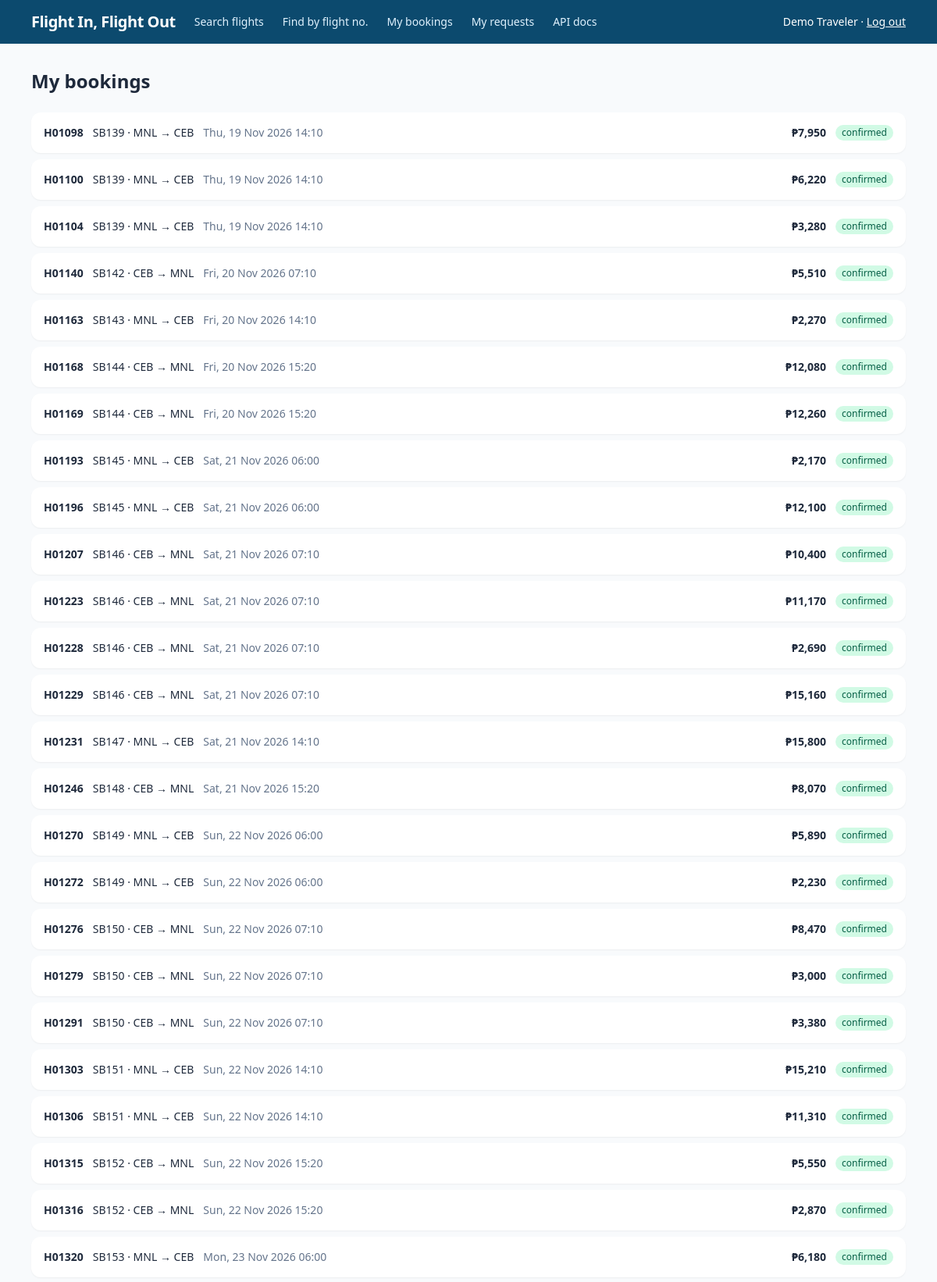
The app's page /bookings (signed in, upper part) with its own data.
### app/models.py (models this page shows, shortened)
class User(Base):
    __tablename__ = "users"
    id: Mapped[int] = mapped_column(primary_key=True)
    email: Mapped[str] = mapped_column(String(160), unique=True, index=True)
    name: Mapped[str] = mapped_column(String(120))
    pw_hash: Mapped[str] = mapped_column(String(200))
    is_admin: Mapped[bool] = mapped_column(Boolean, default=False)

class Booking(Base):
    __tablename__ = "bookings"
    id: Mapped[int] = mapped_column(primary_key=True)
    ref: Mapped[str] = mapped_column(String(8), unique=True, index=True)
    user_id: Mapped[int] = mapped_column(ForeignKey("users.id"), index=True)
    flight_id: Mapped[int] = mapped_column(ForeignKey("flights.id"), index=True)
    status: Mapped[str] = mapped_column(String(12), default="pending")  # pending|confirmed|expired
    total_amount: Mapped[int] = mapped_column(Integer, default=0)
    created_at: Mapped[datetime] = mapped_column(DateTime, default=utcnow)
    flight: Mapped[Flight] = relationship(lazy="joined")
    user: Mapped[User] = relationship()
    passengers: Mapped[list["Passenger"]] = relationship(back_populates="booking", order_by="Passenger.seat_no")
    payments: Mapped[list["Payment"]] = relationship(back_populates="booking", order_by="Payment.id")

class Flight(Base):
    __tablename__ = "flights"
    id: Mapped[int] = mapped_column(primary_key=True)
    number: Mapped[str] = mapped_column(String(8), index=True)
    origin: Mapped[str] = mapped_column(ForeignKey("airports.code"))
    dest: Mapped[str] = mapped_column(ForeignKey("airports.code"))
    depart: Mapped[datetime] = mapped_column(DateTime, index=True)
    arrive: Mapped[datetime] = mapped_column(DateTime)
    base_price: Mapped[int] = mapped_column(Integer)  # economy base fare, PHP
    aircraft_id: Mapped[int] = mapped_column(ForeignKey("aircraft.id"))
    aircraft: Mapped[Aircraft] = relationship(lazy="joined")
    origin_airport: Mapped[Airport] = relationship(foreign_keys=[origin], lazy="joined")
    dest_airport: Mapped[Airport] = relationship(foreign_keys=[dest], lazy="joined")
    __table_args__ = (Index("ix_flight_route", "origin", "dest", "depart"),)

### app/main.py (the view)
@app.get("/bookings", response_class=HTMLResponse)
def my_bookings(request: Request, db=Depends(get_db), user=Depends(require_user)):
    rows = db.scalars(select(Booking).where(Booking.user_id == user.id, Booking.status != "pending")
                      .order_by(Booking.created_at.desc()).limit(50)).unique().all()
    pending = db.scalars(select(Booking).where(Booking.user_id == user.id, Booking.status == "pending")).unique().all()
    return page(request, "bookings.html", user, rows=rows, pending=[b for b in pending if services.active_locks(db, b)])

### app/db.py (called while the page is built)
def utcnow() -> datetime:
    return datetime.now(timezone.utc).replace(tzinfo=None)

def get_db():
    db = SessionLocal()
    try:
        yield db
    finally:
        db.close()

### app/main.py (called while the page is built)
def current_user(request: Request, db=Depends(get_db)) -> User | None:
    uid = request.session.get("uid")
    return db.get(User, uid) if uid else None

def require_user(request: Request, user=Depends(current_user)) -> User:
    if not user:
        raise NeedLogin(request.url.path)
    return user

def page(request: Request, name: str, user, status_code=200, **ctx):
    note = None if name.startswith("_") else request.session.pop("flash", None)  # not for HTMX fragments
    return templates.TemplateResponse(request, name, {"user": user, "flash": note, **ctx}, status_code=status_code)

### app/services.py (called while the page is built)
def active_locks(db, booking: Booking) -> list[SeatLock]:
    return db.scalars(select(SeatLock).where(SeatLock.booking_id == booking.id, SeatLock.expires_at > utcnow())
                      .order_by(SeatLock.id)).all()

### templates/bookings.html (shortened to what this page needs)
{% extends "base.html" %}
{% block content %}
<h1 class="text-2xl font-bold mb-6">My bookings</h1>
<div class="space-y-2">
  {% for b in rows %}
    <a href="/bookings/{{ b.ref }}" class="flex flex-wrap items-center gap-3 bg-white rounded-xl shadow-sm p-4 hover:shadow text-sm">
      <b>{{ b.ref }}</b>
      <span>{{ b.flight.number }} · {{ b.flight.origin }} → {{ b.flight.dest }}</span>
      <span class="text-slate-500">{{ b.flight.depart|dt }}</span>
      <span class="ml-auto font-semibold">{{ b.total_amount|peso }}</span>
      <span class="px-2 py-0.5 rounded-full text-xs {{ 'bg-emerald-100 text-emerald-800' if b.status=='confirmed' else 'bg-slate-200 text-slate-700' if b.status=='cancelled' else 'bg-rose-100 text-rose-800' }}">{{ b.status }}</span>
    </a>
  {% endfor %}
</div>
{% endblock %}

### templates/base.html (shortened to what this page needs)
<!doctype html>
<html lang="en">
<head>
  <script src="https://cdn.tailwindcss.com"></script>
</head>
<body class="bg-slate-50 text-slate-800 min-h-screen flex flex-col">
  <header class="bg-sky-900 text-white">
    <nav class="max-w-6xl mx-auto px-4 h-14 flex items-center gap-6">
      <a href="/" class="text-xl font-bold tracking-tight">Flight In, Flight Out</a>
      <a href="/" class="text-sky-100 hover:text-white text-sm">Search flights</a>
      <a href="/find" class="text-sky-100 hover:text-white text-sm">Find by flight no.</a>
      {% if user %}<a href="/bookings" class="text-sky-100 hover:text-white text-sm">My bookings</a>
      <a href="/requests" class="text-sky-100 hover:text-white text-sm">My requests</a>{% endif %}
      <a href="/docs" class="text-sky-100 hover:text-white text-sm">API docs</a>
      <span class="ml-auto text-sm">
        {% if user %}{{ user.name }} · <a class="underline" href="/logout">Log out</a>
        {% else %}<a class="underline" href="/login">Log in</a> · <a class="underline" href="/register">Register</a>{% endif %}
      </span>
    </nav>
  </header>
  <main class="max-w-6xl mx-auto w-full px-4 py-8 flex-1">
    {% block content %}{% endblock %}</main>
</body>
</html>

### records on screen
User: name "Demo Traveler"
Booking: ref "H01098", flight.number "SB139", flight.origin "MNL", flight.dest "CEB", flight.depart|dt "Thu, 19 Nov 2026 14:10", total_amount|peso "₱7,950", status "confirmed"
Booking: ref "H01100", flight.number "SB139", flight.origin "MNL", flight.dest "CEB", flight.depart|dt "Thu, 19 Nov 2026 14:10", total_amount|peso "₱6,220", status "confirmed"
Booking: ref "H01104", flight.number "SB139", flight.origin "MNL", flight.dest "CEB", flight.depart|dt "Thu, 19 Nov 2026 14:10", total_amount|peso "₱3,280", status "confirmed"
Booking: ref "H01140", flight.number "SB142", flight.origin "CEB", flight.dest "MNL", flight.depart|dt "Fri, 20 Nov 2026 07:10", total_amount|peso "₱5,510", status "confirmed"
Booking: ref "H01163", flight.number "SB143", flight.origin "MNL", flight.dest "CEB", flight.depart|dt "Fri, 20 Nov 2026 14:10", total_amount|peso "₱2,270", status "confirmed"
Booking: ref "H01168", flight.number "SB144", flight.origin "CEB", flight.dest "MNL", flight.depart|dt "Fri, 20 Nov 2026 15:20", total_amount|peso "₱12,080", status "confirmed"
Booking: ref "H01169", flight.number "SB144", flight.origin "CEB", flight.dest "MNL", flight.depart|dt "Fri, 20 Nov 2026 15:20", total_amount|peso "₱12,260", status "confirmed"
Booking: ref "H01193", flight.number "SB145", flight.origin "MNL", flight.dest "CEB", flight.depart|dt "Sat, 21 Nov 2026 06:00", total_amount|peso "₱2,170", status "confirmed"
Booking: ref "H01196", flight.number "SB145", flight.origin "MNL", flight.dest "CEB", flight.depart|dt "Sat, 21 Nov 2026 06:00", total_amount|peso "₱12,100", status "confirmed"
Booking: ref "H01207", flight.number "SB146", flight.origin "CEB", flight.dest "MNL", flight.depart|dt "Sat, 21 Nov 2026 07:10", total_amount|peso "₱10,400", status "confirmed"
Booking: ref "H01223", flight.number "SB146", flight.origin "CEB", flight.dest "MNL", flight.depart|dt "Sat, 21 Nov 2026 07:10", total_amount|peso "₱11,170", status "confirmed"
Booking: ref "H01228", flight.number "SB146", flight.origin "CEB", flight.dest "MNL", flight.depart|dt "Sat, 21 Nov 2026 07:10", total_amount|peso "₱2,690", status "confirmed"
Booking: ref "H01229", flight.number "SB146", flight.origin "CEB", flight.dest "MNL", flight.depart|dt "Sat, 21 Nov 2026 07:10", total_amount|peso "₱15,160", status "confirmed"
Booking: ref "H01231", flight.number "SB147", flight.origin "MNL", flight.dest "CEB", flight.depart|dt "Sat, 21 Nov 2026 14:10", total_amount|peso "₱15,800", status "confirmed"
Booking: ref "H01246", flight.number "SB148", flight.origin "CEB", flight.dest "MNL", flight.depart|dt "Sat, 21 Nov 2026 15:20", total_amount|peso "₱8,070", status "confirmed"
Booking: ref "H01270", flight.number "SB149", flight.origin "MNL", flight.dest "CEB", flight.depart|dt "Sun, 22 Nov 2026 06:00", total_amount|peso "₱5,890", status "confirmed"
Booking: ref "H01272", flight.number "SB149", flight.origin "MNL", flight.dest "CEB", flight.depart|dt "Sun, 22 Nov 2026 06:00", total_amount|peso "₱2,230", status "confirmed"
Booking: ref "H01276", flight.number "SB150", flight.origin "CEB", flight.dest "MNL", flight.depart|dt "Sun, 22 Nov 2026 07:10", total_amount|peso "₱8,470", status "confirmed"
Booking: ref "H01279", flight.number "SB150", flight.origin "CEB", flight.dest "MNL", flight.depart|dt "Sun, 22 Nov 2026 07:10", total_amount|peso "₱3,000", status "confirmed"
Booking: ref "H01291", flight.number "SB150", flight.origin "CEB", flight.dest "MNL", flight.depart|dt "Sun, 22 Nov 2026 07:10", total_amount|peso "₱3,380", status "confirmed"
Booking: ref "H01303", flight.number "SB151", flight.origin "MNL", flight.dest "CEB", flight.depart|dt "Sun, 22 Nov 2026 14:10", total_amount|peso "₱15,210", status "confirmed"
Booking: ref "H01306", flight.number "SB151", flight.origin "MNL", flight.dest "CEB", flight.depart|dt "Sun, 22 Nov 2026 14:10", total_amount|peso "₱11,310", status "confirmed"
Booking: ref "H01315", flight.number "SB152", flight.origin "CEB", flight.dest "MNL", flight.depart|dt "Sun, 22 Nov 2026 15:20", total_amount|peso "₱5,550", status "confirmed"
Booking: ref "H01316", flight.number "SB152", flight.origin "CEB", flight.dest "MNL", flight.depart|dt "Sun, 22 Nov 2026 15:20", total_amount|peso "₱2,870", status "confirmed"
Booking: ref "H01320", flight.number "SB153", flight.origin "MNL", flight.dest "CEB", flight.depart|dt "Mon, 23 Nov 2026 06:00", total_amount|peso "₱6,180", status "confirmed"
